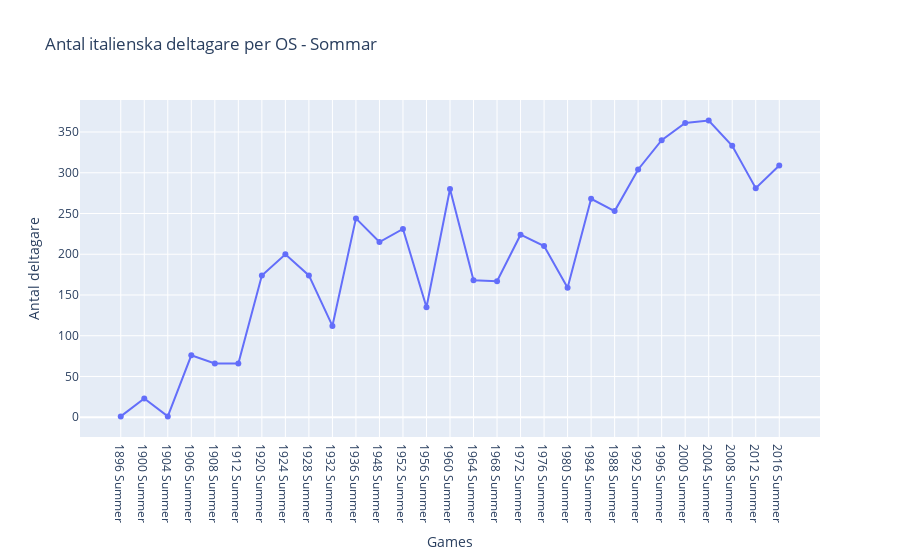
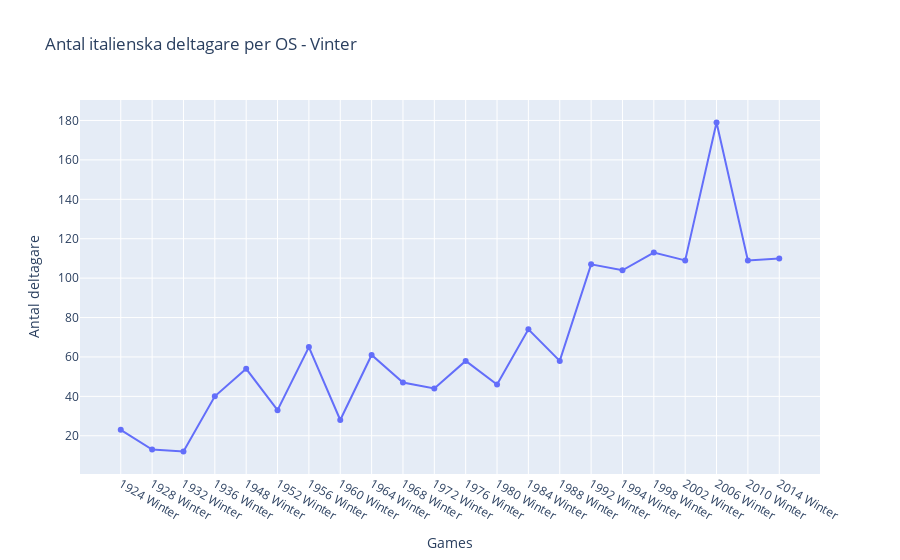

The code cell stored with these charts, in order, in its notebook:
### Code cell
# Antal deltagare per OS – Sommar 
ita_summer_participants = (
    ita[ita["Season"] == "Summer"]
    .drop_duplicates(subset=["Games", "ID"])     # en deltagare per OS
    .groupby("Games")["ID"]
    .count()
    .reset_index()
)

fig = px.line(
    ita_summer_participants,
    x="Games",
    y="ID",
    title="Antal italienska deltagare per OS - Sommar",
    markers=True,
    labels={"ID": "Antal deltagare"}
)
fig.show()


ita_winter_participants = (
    ita[ita["Season"] == "Winter"]
    .drop_duplicates(subset=["Games", "ID"])     # en deltagare per OS
    .groupby("Games")["ID"]
    .count()
    .reset_index()
)

fig = px.line(
    ita_winter_participants,
    x="Games",
    y="ID",
    title="Antal italienska deltagare per OS - Vinter",
    markers=True,
    labels={"ID": "Antal deltagare"}
)
fig.show()

### Figure 1 — Plotly figure (JSON) as saved in the notebook; plotly's stock layout.template omitted (floating-point values rounded to 4 significant figures)
{"data": [{"hovertemplate": "Games=%{x}<br>Antal deltagare=%{y}<extra></extra>", "legendgroup": "", "line": {"color": "#636efa", "dash": "solid"}, "marker": {"symbol": "circle"}, "mode": "lines+markers", "name": "", "orientation": "v", "showlegend": false, "type": "scatter", "x": ["1896 Summer", "1900 Summer", "1904 Summer", "1906 Summer", "1908 Summer", "1912 Summer", "1920 Summer", "1924 Summer", "1928 Summer", "1932 Summer", "1936 Summer", "1948 Summer", "1952 Summer", "1956 Summer", "1960 Summer", "1964 Summer", "1968 Summer", "1972 Summer", "1976 Summer", "1980 Summer", "1984 Summer", "1988 Summer", "1992 Summer", "1996 Summer", "2000 Summer", "2004 Summer", "2008 Summer", "2012 Summer", "2016 Summer"], "xaxis": "x", "y": [1, 23, 1, 76, 66, 66, 174, 200, 174, 112, 244, 215, 231, 135, 280, 168, 167, 224, 210, 159, 268, 253, 304, 340, 361, 364, 333, 281, 309], "yaxis": "y"}], "layout": {"legend": {"tracegroupgap": 0}, "title": {"text": "Antal italienska deltagare per OS - Sommar"}, "xaxis": {"anchor": "y", "domain": [0, 1], "title": {"text": "Games"}}, "yaxis": {"anchor": "x", "domain": [0, 1], "title": {"text": "Antal deltagare"}}}}

### Figure 2 — Plotly figure (JSON) as saved in the notebook; plotly's stock layout.template omitted (floating-point values rounded to 4 significant figures)
{"data": [{"hovertemplate": "Games=%{x}<br>Antal deltagare=%{y}<extra></extra>", "legendgroup": "", "line": {"color": "#636efa", "dash": "solid"}, "marker": {"symbol": "circle"}, "mode": "lines+markers", "name": "", "orientation": "v", "showlegend": false, "type": "scatter", "x": ["1924 Winter", "1928 Winter", "1932 Winter", "1936 Winter", "1948 Winter", "1952 Winter", "1956 Winter", "1960 Winter", "1964 Winter", "1968 Winter", "1972 Winter", "1976 Winter", "1980 Winter", "1984 Winter", "1988 Winter", "1992 Winter", "1994 Winter", "1998 Winter", "2002 Winter", "2006 Winter", "2010 Winter", "2014 Winter"], "xaxis": "x", "y": [23, 13, 12, 40, 54, 33, 65, 28, 61, 47, 44, 58, 46, 74, 58, 107, 104, 113, 109, 179, 109, 110], "yaxis": "y"}], "layout": {"legend": {"tracegroupgap": 0}, "title": {"text": "Antal italienska deltagare per OS - Vinter"}, "xaxis": {"anchor": "y", "domain": [0, 1], "title": {"text": "Games"}}, "yaxis": {"anchor": "x", "domain": [0, 1], "title": {"text": "Antal deltagare"}}}}
